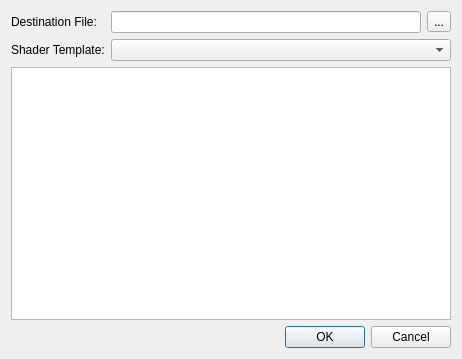
<?xml version="1.0" encoding="UTF-8"?>
<ui version="4.0">
 <class>ShaderTemplateDlg</class>
 <widget class="QDialog" name="ShaderTemplateDlg">
  <property name="geometry">
   <rect>
    <x>0</x>
    <y>0</y>
    <width>462</width>
    <height>359</height>
   </rect>
  </property>
  <property name="minimumSize">
   <size>
    <width>0</width>
    <height>0</height>
   </size>
  </property>
  <property name="maximumSize">
   <size>
    <width>1000</width>
    <height>1000</height>
   </size>
  </property>
  <property name="windowTitle">
   <string>Create Shader from Template</string>
  </property>
  <property name="windowIcon">
   <iconset resource="../../../../Tools/Libs/GuiFoundation/QtResources/resources.qrc">
    <normaloff>:/GuiFoundation/W-logo.svg</normaloff>:/GuiFoundation/W-logo.svg</iconset>
  </property>
  <layout class="QVBoxLayout" name="verticalLayout">
   <item>
    <layout class="QGridLayout" name="gridLayout">
     <item row="1" column="0">
      <widget class="QLabel" name="label">
       <property name="text">
        <string>Shader Template:</string>
       </property>
      </widget>
     </item>
     <item row="1" column="1">
      <widget class="QComboBox" name="ShaderTemplate"/>
     </item>
     <item row="0" column="0">
      <widget class="QLabel" name="label_2">
       <property name="text">
        <string>Destination File:</string>
       </property>
      </widget>
     </item>
     <item row="0" column="1">
      <layout class="QHBoxLayout" name="horizontalLayout_2">
       <item>
        <widget class="QLineEdit" name="DestinationFile">
         <property name="readOnly">
          <bool>true</bool>
         </property>
        </widget>
       </item>
       <item>
        <widget class="QToolButton" name="Browse">
         <property name="text">
          <string>...</string>
         </property>
        </widget>
       </item>
      </layout>
     </item>
    </layout>
   </item>
   <item>
    <widget class="QTableWidget" name="TemplateVars">
     <property name="editTriggers">
      <set>QAbstractItemView::NoEditTriggers</set>
     </property>
     <property name="showDropIndicator" stdset="0">
      <bool>false</bool>
     </property>
     <property name="selectionMode">
      <enum>QAbstractItemView::NoSelection</enum>
     </property>
     <property name="selectionBehavior">
      <enum>QAbstractItemView::SelectRows</enum>
     </property>
     <property name="showGrid">
      <bool>false</bool>
     </property>
     <property name="cornerButtonEnabled">
      <bool>false</bool>
     </property>
     <attribute name="horizontalHeaderVisible">
      <bool>false</bool>
     </attribute>
     <attribute name="horizontalHeaderStretchLastSection">
      <bool>true</bool>
     </attribute>
     <attribute name="verticalHeaderVisible">
      <bool>false</bool>
     </attribute>
    </widget>
   </item>
   <item>
    <layout class="QHBoxLayout" name="horizontalLayout">
     <item>
      <spacer name="horizontalSpacer">
       <property name="orientation">
        <enum>Qt::Horizontal</enum>
       </property>
       <property name="sizeHint" stdset="0">
        <size>
         <width>40</width>
         <height>20</height>
        </size>
       </property>
      </spacer>
     </item>
     <item>
      <widget class="QDialogButtonBox" name="Buttons">
       <property name="standardButtons">
        <set>QDialogButtonBox::Cancel|QDialogButtonBox::Ok</set>
       </property>
      </widget>
     </item>
    </layout>
   </item>
  </layout>
 </widget>
 <resources>
  <include location="../QtResources/resources.qrc"/>
  <include location="../../../../Tools/Libs/GuiFoundation/QtResources/resources.qrc"/>
  <include location="../../../../Editor/EditorFramework/QtResources/resources.qrc"/>
 </resources>
 <connections/>
</ui>
